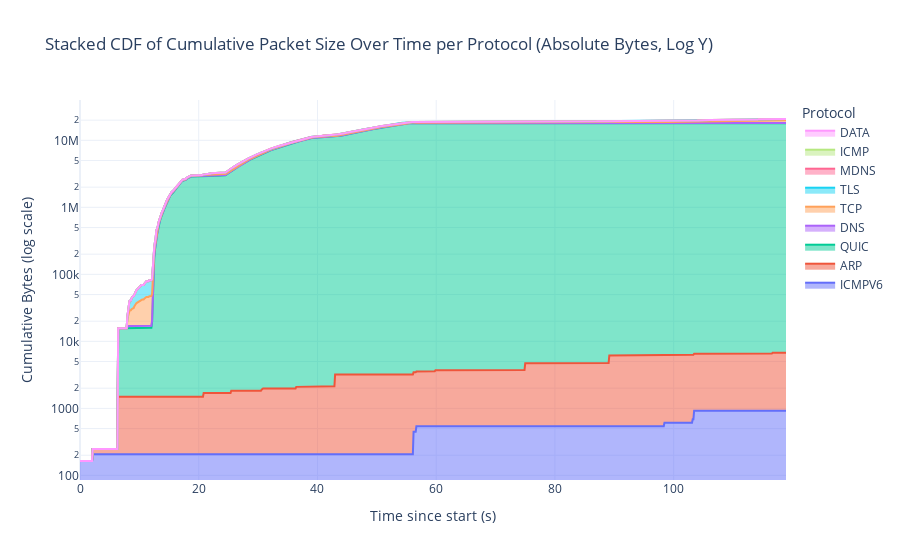

Write notebook code for a chart like this one.
### Code cell
def plot_packet_size_cdf_over_time_per_protocol_stacked(packets_by_protocol):
    plt.figure(figsize=(12, 6))
    protocols = []
    all_times = []
    all_cum_sizes = []

    # Collect all times for global alignment
    for proto, packets in packets_by_protocol.items():
        if not packets:
            continue
        times = np.array([float(pkt.time) for pkt in packets])
        protocols.append(proto)
        all_times.append(times)
    if not all_times:
        print("No data to plot.")
        return

    # Define global time bins
    min_time = min(times.min() for times in all_times)
    max_time = max(times.max() for times in all_times)
    bins = np.linspace(min_time, max_time, 1000)

    # Compute cumulative size per protocol in global bins (absolute bytes)
    for proto, packets in packets_by_protocol.items():
        if not packets:
            continue
        times = np.array([pkt.time for pkt in packets])
        sizes = np.array([len(pkt) for pkt in packets])
        inds = np.digitize(times, bins) - 1
        size_per_bin = np.zeros(len(bins))
        for idx, sz in zip(inds, sizes):
            if 0 <= idx < len(size_per_bin):
                size_per_bin[idx] += sz
        cum_sizes = np.cumsum(size_per_bin)
        all_cum_sizes.append(cum_sizes)

    x = bins - bins[0]
    plt.stackplot(x, all_cum_sizes, labels=protocols)
    plt.xlabel("Time since start (s)")
    plt.ylabel("Cumulative Bytes")
    import plotly.graph_objects as go

    # Prepare data for plotly
    x = bins - bins[0]
    fig = go.Figure()
    for i, proto in enumerate(protocols):
        fig.add_trace(go.Scatter(
            x=x,
            y=all_cum_sizes[i],
            mode='lines',
            stackgroup='one',
            name=proto
        ))

    fig.update_layout(
        yaxis_type="log",
        title="Stacked CDF of Cumulative Packet Size Over Time per Protocol (Absolute Bytes, Log Y)",
        xaxis_title="Time since start (s)",
        yaxis_title="Cumulative Bytes (log scale)",
        legend_title="Protocol",
        template="plotly_white"
    )
    fig.show()

plot_packet_size_cdf_over_time_per_protocol_stacked(packetlist_by_protocol)

### Figure 1 — Plotly figure (JSON) as saved in the notebook; plotly's stock layout.template omitted (floating-point values rounded to 4 significant figures; data arrays with more than 128 entries replaced by an {"elided": "..."} marker saying what was removed)
{"data": [{"mode": "lines", "name": "ICMPV6", "stackgroup": "one", "type": "scatter", "x": {"elided": "1000 float values"}, "y": {"elided": "1000 float values"}}, {"mode": "lines", "name": "ARP", "stackgroup": "one", "type": "scatter", "x": {"elided": "1000 float values"}, "y": {"elided": "1000 float values"}}, {"mode": "lines", "name": "QUIC", "stackgroup": "one", "type": "scatter", "x": {"elided": "1000 float values"}, "y": {"elided": "1000 float values"}}, {"mode": "lines", "name": "DNS", "stackgroup": "one", "type": "scatter", "x": {"elided": "1000 float values"}, "y": {"elided": "1000 float values"}}, {"mode": "lines", "name": "TCP", "stackgroup": "one", "type": "scatter", "x": {"elided": "1000 float values"}, "y": {"elided": "1000 float values"}}, {"mode": "lines", "name": "TLS", "stackgroup": "one", "type": "scatter", "x": {"elided": "1000 float values"}, "y": {"elided": "1000 float values"}}, {"mode": "lines", "name": "MDNS", "stackgroup": "one", "type": "scatter", "x": {"elided": "1000 float values"}, "y": {"elided": "1000 float values"}}, {"mode": "lines", "name": "ICMP", "stackgroup": "one", "type": "scatter", "x": {"elided": "1000 float values"}, "y": {"elided": "1000 float values"}}, {"mode": "lines", "name": "DATA", "stackgroup": "one", "type": "scatter", "x": {"elided": "1000 float values"}, "y": {"elided": "1000 float values"}}], "layout": {"legend": {"title": {"text": "Protocol"}}, "title": {"text": "Stacked CDF of Cumulative Packet Size Over Time per Protocol (Absolute Bytes, Log Y)"}, "xaxis": {"title": {"text": "Time since start (s)"}}, "yaxis": {"title": {"text": "Cumulative Bytes (log scale)"}, "type": "log"}}}
